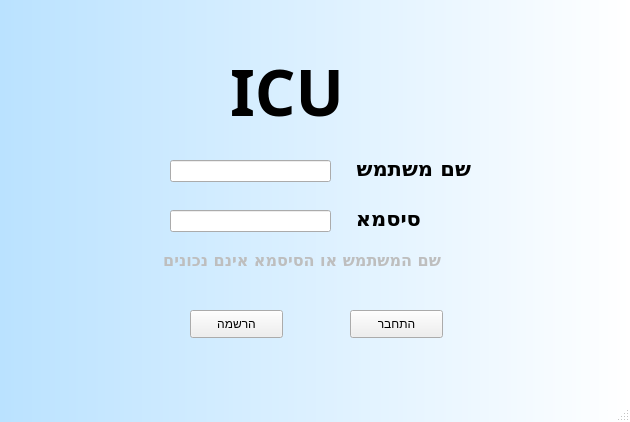
<?xml version="1.0" encoding="UTF-8"?>
<ui version="4.0">
 <class>MainWindow</class>
 <widget class="QMainWindow" name="MainWindow">
  <property name="geometry">
   <rect>
    <x>0</x>
    <y>0</y>
    <width>630</width>
    <height>422</height>
   </rect>
  </property>
  <property name="windowTitle">
   <string>MainWindow</string>
  </property>
  <property name="styleSheet">
   <string notr="true">QMainWindow {
background-color:qlineargradient(spread:pad, x1:0, y1:0, x2:1, y2:0, stop:0 rgba(186, 226, 255, 255), stop:1 rgba(255, 255, 255, 255))
}</string>
  </property>
  <widget class="QWidget" name="centralwidget">
   <widget class="QLineEdit" name="userpassword_line">
    <property name="geometry">
     <rect>
      <x>170</x>
      <y>210</y>
      <width>161</width>
      <height>22</height>
     </rect>
    </property>
   </widget>
   <widget class="QLineEdit" name="username_line">
    <property name="geometry">
     <rect>
      <x>170</x>
      <y>160</y>
      <width>161</width>
      <height>22</height>
     </rect>
    </property>
   </widget>
   <widget class="QLabel" name="userpassword_label">
    <property name="geometry">
     <rect>
      <x>350</x>
      <y>210</y>
      <width>71</width>
      <height>16</height>
     </rect>
    </property>
    <property name="font">
     <font>
      <family>Aharoni</family>
      <pointsize>16</pointsize>
      <weight>75</weight>
      <bold>true</bold>
     </font>
    </property>
    <property name="text">
     <string>סיסמא</string>
    </property>
   </widget>
   <widget class="QLabel" name="username_label">
    <property name="geometry">
     <rect>
      <x>350</x>
      <y>160</y>
      <width>121</width>
      <height>16</height>
     </rect>
    </property>
    <property name="font">
     <font>
      <family>Aharoni</family>
      <pointsize>16</pointsize>
      <weight>75</weight>
      <bold>true</bold>
     </font>
    </property>
    <property name="text">
     <string>שם משתמש</string>
    </property>
   </widget>
   <widget class="QPushButton" name="login_button">
    <property name="geometry">
     <rect>
      <x>350</x>
      <y>310</y>
      <width>93</width>
      <height>28</height>
     </rect>
    </property>
    <property name="text">
     <string>התחבר</string>
    </property>
   </widget>
   <widget class="QPushButton" name="singup_button">
    <property name="geometry">
     <rect>
      <x>190</x>
      <y>310</y>
      <width>93</width>
      <height>28</height>
     </rect>
    </property>
    <property name="text">
     <string>הרשמה</string>
    </property>
   </widget>
   <widget class="QLabel" name="label_2">
    <property name="geometry">
     <rect>
      <x>230</x>
      <y>50</y>
      <width>131</width>
      <height>81</height>
     </rect>
    </property>
    <property name="font">
     <font>
      <family>Aharoni</family>
      <pointsize>48</pointsize>
      <weight>75</weight>
      <bold>true</bold>
     </font>
    </property>
    <property name="text">
     <string>ICU</string>
    </property>
   </widget>
   <widget class="QLabel" name="wrongmessage_label_2">
    <property name="enabled">
     <bool>false</bool>
    </property>
    <property name="geometry">
     <rect>
      <x>150</x>
      <y>250</y>
      <width>291</width>
      <height>20</height>
     </rect>
    </property>
    <property name="font">
     <font>
      <family>Aharoni</family>
      <pointsize>12</pointsize>
      <weight>75</weight>
      <bold>true</bold>
     </font>
    </property>
    <property name="text">
     <string>שם המשתמש או הסיסמא אינם נכונים</string>
    </property>
   </widget>
  </widget>
  <widget class="QStatusBar" name="statusbar"/>
 </widget>
 <resources/>
 <connections/>
</ui>
